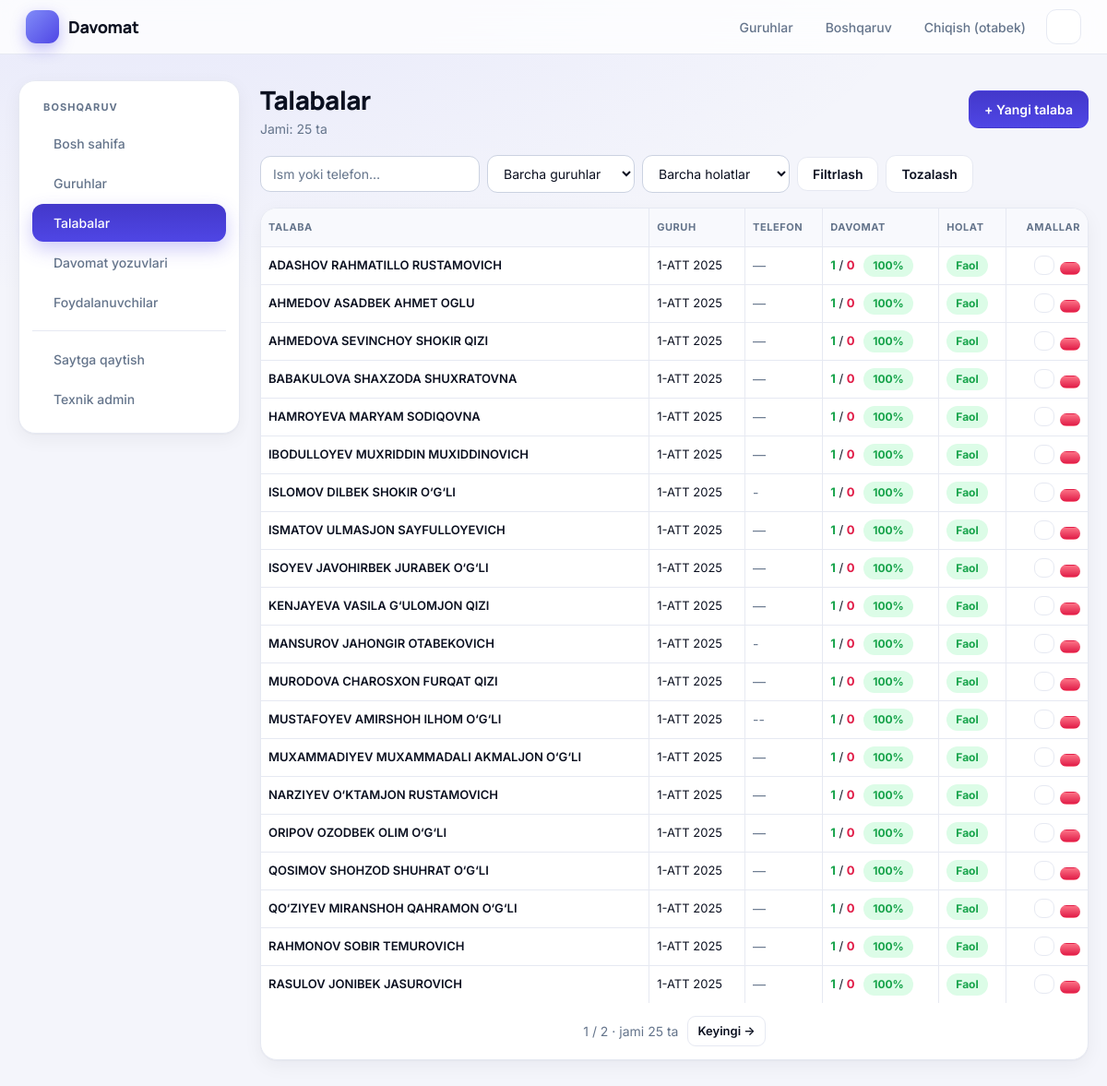
The app's page /panel/talabalar/ (signed in) with its own data.
### davomatapp/models.py (models this page shows, shortened)
class Student(models.Model):
    full_name = models.CharField("F.I.Sh.", max_length=150)
    group = models.ForeignKey(
        Group, on_delete=models.CASCADE, related_name="students", verbose_name="Guruh"
    )
    phone = models.CharField("Telefon", max_length=20, blank=True)
    is_active = models.BooleanField("Faol", default=True)
    class Meta:
        verbose_name = "Talaba"
        verbose_name_plural = "Talabalar"
        ordering = ["full_name"]

class Group(models.Model):
    name = models.CharField("Guruh nomi", max_length=100, unique=True)
    description = models.CharField("Izoh", max_length=255, blank=True)
    created_at = models.DateTimeField("Yaratilgan", auto_now_add=True)
    class Meta:
        verbose_name = "Guruh"
        verbose_name_plural = "Guruhlar"
        ordering = ["name"]

### davomatapp/panel_views.py (the view)
# urls.py: path("talabalar/", v.students, name="panel_students"),
@staff_required
def students(request):
    q = request.GET.get("q", "").strip()
    group_id = request.GET.get("guruh", "")
    status = request.GET.get("holat", "")
    qs = Student.objects.select_related("group").annotate(
        present_count=Count("attendances", filter=Q(attendances__is_present=True)),
        absent_count=Count("attendances", filter=Q(attendances__is_present=False)),
    )
    if q:
        qs = qs.filter(Q(full_name__icontains=q) | Q(phone__icontains=q))
    if group_id.isdigit():
        qs = qs.filter(group_id=group_id)
    if status == "active":
        qs = qs.filter(is_active=True)
    elif status == "inactive":
        qs = qs.filter(is_active=False)
    page, qs_params = _paginate(request, qs)
    page.object_list = list(page.object_list)
    for s in page.object_list:
        s.percent = _percent(s.present_count, s.present_count + s.absent_count)
    return render(
        request,
        "davomatapp/panel/students.html",
        {
            "section": "students",
            "page": page,
            "qs": qs_params,
            "q": q,
            "group_id": group_id,
            "status": status,
            "all_groups": Group.objects.all(),
        },
    )

### davomatapp/panel_views.py (called while the page is built)
def staff_required(view):
    @login_required
    @wraps(view)
    def wrapper(request, *args, **kwargs):
        if not request.user.is_staff:
            raise PermissionDenied
        return view(request, *args, **kwargs)
    return wrapper

def _paginate(request, qs, per_page=PER_PAGE):
    page = Paginator(qs, per_page).get_page(request.GET.get("page"))
    params = request.GET.copy()
    params.pop("page", None)
    return page, params.urlencode()

def _percent(present, total):
    return round(present * 100 / total) if total else None

### davomatapp/templates/davomatapp/panel/students.html (shortened to what this page needs)
{% extends "davomatapp/panel/base.html" %}
{% block panel %}
<div class="page-head">
  <div><h1>Talabalar</h1><div class="muted">Jami: {{ page.paginator.count }} ta</div></div>
  <a class="btn" href="{% url 'panel_student_add' %}{% if group_id %}?guruh={{ group_id }}{% endif %}">+ Yangi talaba</a>
</div>
<form method="get" class="filters">
  <input type="text" name="q" value="{{ q }}" placeholder="Ism yoki telefon…">
  <select name="guruh">
    <option value="">Barcha guruhlar</option>
  </select>
  <select name="holat">
    <option value="">Barcha holatlar</option>
  </select>
  <button class="btn secondary" type="submit">Filtrlash</button>
  <a class="btn secondary" href="{% url 'panel_students' %}">Tozalash</a>
</form>
<div class="card table-wrap" style="padding:0">
  <table class="data">
    <thead>
      <tr><th>Talaba</th><th>Guruh</th><th>Telefon</th><th>Davomat</th><th>Holat</th><th class="right">Amallar</th></tr>
    </thead>
    <tbody>
      {% for s in page.object_list %}
        <tr>
          <td><a class="plain" href="{% url 'student_detail' s.pk %}">{{ s.full_name }}</a></td>
          <td>{{ s.group.name }}</td>
          <td class="muted">{{ s.phone|default:"—" }}</td>
          <td>
            <span style="color:var(--green);font-weight:700">{{ s.present_count }}</span> /
            <span style="color:var(--red);font-weight:700">{{ s.absent_count }}</span>
            {% if s.percent is not None %}
              <span class="tag {% if s.percent >= 80 %}green{% elif s.percent >= 50 %}amber{% else %}red{% endif %}" style="margin-left:6px">{{ s.percent }}%</span>
            {% endif %}
          </td>
          <td>{% if s.is_active %}<span class="tag green">Faol</span>{% else %}<span class="tag gray">Nofaol</span>{% endif %}</td>
          <td class="right">
            <div class="row-actions">
              <a class="btn secondary sm" href="{% url 'panel_student_edit' s.pk %}"><iconify-icon icon="solar:pen-2-bold-duotone"></iconify-icon></a>
              <form method="post" action="{% url 'panel_student_delete' s.pk %}"
                    onsubmit="return confirm('Talaba va uning davomat yozuvlari o\'chiriladi. Davom etasizmi?')">
                {% csrf_token %}<button class="btn danger sm" type="submit"><iconify-icon icon="solar:trash-bin-trash-bold-duotone"></iconify-icon></button>
              </form>
            </div>
          </td>
        </tr>
      {% empty %}
        <tr><td colspan="6" style="padding:24px">Talaba topilmadi.</td></tr>
      {% endfor %}
    </tbody>
  </table>
  {% include "davomatapp/panel/_pagination.html" %}
</div>
{% endblock %}

### davomatapp/templates/davomatapp/base.html (shortened to what this page needs)
<!DOCTYPE html>
<html lang="uz" data-theme="light">
<head>
</head>
<body>
<header>
  <a class="brand" href="{% url 'group_list' %}">
    <span class="brand-logo"><iconify-icon icon="solar:checklist-minimalistic-bold-duotone"></iconify-icon></span>
    <span>Davomat</span>
  </a>
  <nav>
    {% if user.is_authenticated %}
      <a href="{% url 'group_list' %}"><iconify-icon icon="solar:users-group-rounded-bold-duotone"></iconify-icon><span>Guruhlar</span></a>
      {% if user.is_staff %}
        <a href="{% url 'panel_dashboard' %}"><iconify-icon icon="solar:widget-5-bold-duotone"></iconify-icon><span>Boshqaruv</span></a>
      {% endif %}
      <a href="{% url 'logout' %}" onclick="event.preventDefault(); document.getElementById('lo').submit();">
        <iconify-icon icon="solar:logout-2-bold-duotone"></iconify-icon><span>Chiqish ({{ user.username }})</span>
      </a>
    {% endif %}
    <button type="button" class="icon-btn" id="theme-toggle" aria-label="Kun va tun rejimi" title="Kun / tun">
    </button>
  </nav>
</header>
<main>
  {% block content %}{% endblock %}
</main>
</body>
</html>

### davomatapp/templates/davomatapp/base.html (style rules this page uses)
:root { --bg:#f4f5fb; --surface:#ffffff; --surface-2:#f8f9fd; --text:#0b1020; --muted:#64748b; --line:#e6e9f2; --line-strong:#cbd2e1; --glow:rgba(99,102,241,.10); --primary:#6366f1; --primary-soft:#eef0ff; --btn:#4f46e5; --btn-hover:#4338ca; --green:#16a34a; --green-bg:#dcfce7; --red:#e11d48; --red-bg:#ffe4e6; --amber:#d97706; --amber-bg:#fef3c7; --header-bg:rgba(255,255,255,.78); --radius:18px; --shadow:0 1px 2px rgba(15,23,42,.04), 0 6px 20px rgba(15,23,42,.05); --shadow-lg:0 12px 36px rgba(15,23,42,.12); color-scheme: light; }
* { box-sizing:border-box; }
html { scroll-behavior:smooth; }
body { margin:0; font-family:Inter,system-ui,-apple-system,"Segoe UI",Roboto,sans-serif; color:var(--text); background:radial-gradient(900px 420px at 12% -8%, var(--glow), transparent), var(--bg); background-attachment:fixed; line-height:1.5; -webkit-font-smoothing:antialiased; transition:background-color .25s, color .25s; }
a { color:var(--primary); }
h1, h2, h3, .brand { font-family:Manrope,Inter,sans-serif; }
header { position:sticky; top:0; z-index:30; background:var(--header-bg); backdrop-filter:blur(14px); border-bottom:1px solid var(--line); padding:10px 28px; display:flex; justify-content:space-between; align-items:center; gap:12px; }
header a { text-decoration:none; }
.brand { display:flex; align-items:center; gap:10px; font-weight:800; font-size:18px; color:var(--text); letter-spacing:-.02em; }
.brand-logo { width:36px; height:36px; border-radius:11px; display:grid; place-items:center; color:#fff; font-size:21px; background:linear-gradient(135deg,#818cf8,#4f46e5); box-shadow:0 6px 16px rgba(79,70,229,.35); }
header nav { display:flex; gap:4px; align-items:center; }
header nav > a { display:inline-flex; align-items:center; gap:7px; color:var(--muted); font-size:14px; font-weight:500; padding:8px 12px; border-radius:11px; transition:.15s; }
.icon-btn { width:38px; height:38px; display:grid; place-items:center; border-radius:11px; cursor:pointer; background:var(--surface); border:1px solid var(--line); color:var(--text); font-size:19px; margin-left:6px; transition:.15s; }
main { max-width:1280px; margin:28px auto; padding:0 20px; }
.card { background:var(--surface); border:1px solid var(--line); border-radius:var(--radius); padding:22px; margin-bottom:20px; box-shadow:var(--shadow); transition:background-color .25s, border-color .25s; }
h1 { margin:0 0 4px; font-size:28px; font-weight:800; letter-spacing:-.025em; }
.muted { color:var(--muted); font-size:14px; }
.btn { display:inline-flex; align-items:center; gap:7px; padding:9px 16px; border-radius:11px; border:1px solid transparent; background:linear-gradient(180deg,var(--btn-hover),var(--btn)); color:#fff; text-decoration:none; font-size:14px; font-weight:600; cursor:pointer; transition:.15s; font-family:inherit; }
.btn.secondary { background:var(--surface); color:var(--text); border-color:var(--line); }
.btn.danger { background:linear-gradient(180deg,#fb7185,#e11d48); }
.btn.sm { padding:6px 10px; font-size:13px; border-radius:9px; }
.table-wrap { overflow-x:auto; padding:0; }
table { border-collapse:separate; border-spacing:0; width:100%; font-size:13px; }
th, td { border-bottom:1px solid var(--line); border-right:1px solid var(--line); padding:8px 8px; text-align:center; white-space:nowrap; }
th:last-child, td:last-child { border-right:0; }
thead th { background:var(--surface-2); color:var(--muted); font-size:11px; font-weight:700; text-transform:uppercase; letter-spacing:.05em; padding:12px 8px; }
tbody tr:last-child td { border-bottom:0; }
thead th:first-child { text-align:left; position:sticky; left:0; z-index:3; }
input[type=text], input[type=date], input[type=password], input[type=month], input[type=file], input[type=number], textarea, select { padding:10px 13px; border:1px solid var(--line-strong); border-radius:11px; font-size:14px; width:100%; max-width:420px; background:var(--surface); color:var(--text); font-family:inherit; transition:.15s; }
input::placeholder { color:var(--muted); }

### records on screen
Student: full_name "ADASHOV RAHMATILLO RUSTAMOVICH", group.name "1-ATT 2025", phone "—", present_count "1", absent_count "0", percent "100", is_active "Faol"
Student: full_name "AHMEDOV ASADBEK AHMET OGLU", group.name "1-ATT 2025", phone "—", present_count "1", absent_count "0", percent "100", is_active "Faol"
Student: full_name "AHMEDOVA SEVINCHOY SHOKIR QIZI", group.name "1-ATT 2025", phone "—", present_count "1", absent_count "0", percent "100", is_active "Faol"
Student: full_name "BABAKULOVA SHAXZODA SHUXRATOVNA", group.name "1-ATT 2025", phone "—", present_count "1", absent_count "0", percent "100", is_active "Faol"
Student: full_name "HAMROYEVA MARYAM SODIQOVNA", group.name "1-ATT 2025", phone "—", present_count "1", absent_count "0", percent "100", is_active "Faol"
Student: full_name "IBODULLOYEV MUXRIDDIN MUXIDDINOVICH", group.name "1-ATT 2025", phone "—", present_count "1", absent_count "0", percent "100", is_active "Faol"
Student: full_name "ISLOMOV DILBEK SHOKIR O‘G‘LI", group.name "1-ATT 2025", phone "-", present_count "1", absent_count "0", percent "100", is_active "Faol"
Student: full_name "ISMATOV ULMASJON SAYFULLOYEVICH", group.name "1-ATT 2025", phone "—", present_count "1", absent_count "0", percent "100", is_active "Faol"
Student: full_name "ISOYEV JAVOHIRBEK JURABEK O‘G‘LI", group.name "1-ATT 2025", phone "—", present_count "1", absent_count "0", percent "100", is_active "Faol"
Student: full_name "KENJAYEVA VASILA G‘ULOMJON QIZI", group.name "1-ATT 2025", phone "—", present_count "1", absent_count "0", percent "100", is_active "Faol"
Student: full_name "MANSUROV JAHONGIR OTABEKOVICH", group.name "1-ATT 2025", phone "-", present_count "1", absent_count "0", percent "100", is_active "Faol"
Student: full_name "MURODOVA CHAROSXON FURQAT QIZI", group.name "1-ATT 2025", phone "—", present_count "1", absent_count "0", percent "100", is_active "Faol"
Student: full_name "MUSTAFOYEV AMIRSHOH ILHOM O‘G‘LI", group.name "1-ATT 2025", phone "--", present_count "1", absent_count "0", percent "100", is_active "Faol"
Student: full_name "MUXAMMADIYEV MUXAMMADALI AKMALJON O‘G‘LI", group.name "1-ATT 2025", phone "—", present_count "1", absent_count "0", percent "100", is_active "Faol"
Student: full_name "NARZIYEV O‘KTAMJON RUSTAMOVICH", group.name "1-ATT 2025", phone "—", present_count "1", absent_count "0", percent "100", is_active "Faol"
Student: full_name "ORIPOV OZODBEK OLIM O‘G‘LI", group.name "1-ATT 2025", phone "—", present_count "1", absent_count "0", percent "100", is_active "Faol"
Student: full_name "QOSIMOV SHOHZOD SHUHRAT O‘G‘LI", group.name "1-ATT 2025", phone "—", present_count "1", absent_count "0", percent "100", is_active "Faol"
Student: full_name "QO‘ZIYEV MIRANSHOH QAHRAMON O‘G‘LI", group.name "1-ATT 2025", phone "—", present_count "1", absent_count "0", percent "100", is_active "Faol"
Student: full_name "RAHMONOV SOBIR TEMUROVICH", group.name "1-ATT 2025", phone "—", present_count "1", absent_count "0", percent "100", is_active "Faol"
Student: full_name "RASULOV JONIBEK JASUROVICH", group.name "1-ATT 2025", phone "—", present_count "1", absent_count "0", percent "100", is_active "Faol"

### other values on screen
{{ user.username }} "otabek"
{{ page.paginator.count }} "25"
{{ page.number }} "1"
{{ page.paginator.num_pages }} "2"
